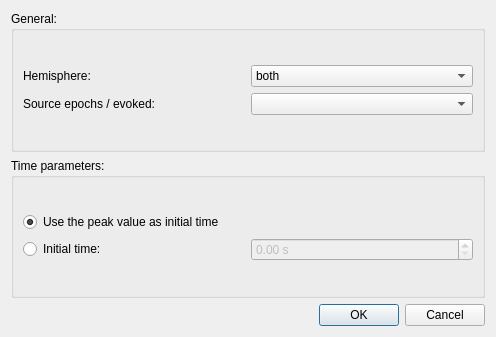
<?xml version="1.0" encoding="UTF-8"?>
<ui version="4.0">
 <class>stcPlotDialog</class>
 <widget class="QDialog" name="stcPlotDialog">
  <property name="geometry">
   <rect>
    <x>0</x>
    <y>0</y>
    <width>496</width>
    <height>337</height>
   </rect>
  </property>
  <property name="windowTitle">
   <string>Plot source estimate</string>
  </property>
  <layout class="QGridLayout" name="gridLayout_7">
   <item row="2" column="0">
    <widget class="QDialogButtonBox" name="buttonBox">
     <property name="orientation">
      <enum>Qt::Horizontal</enum>
     </property>
     <property name="standardButtons">
      <set>QDialogButtonBox::Cancel|QDialogButtonBox::Ok</set>
     </property>
    </widget>
   </item>
   <item row="0" column="0">
    <widget class="QGroupBox" name="groupBoxGeneral">
     <property name="enabled">
      <bool>true</bool>
     </property>
     <property name="title">
      <string>General:</string>
     </property>
     <layout class="QGridLayout" name="gridLayout_6">
      <item row="0" column="0">
       <layout class="QVBoxLayout" name="verticalLayout_2">
        <item>
         <layout class="QHBoxLayout" name="horizontalLayout_4">
          <item>
           <widget class="QLabel" name="labelHemi">
            <property name="text">
             <string>Hemisphere:</string>
            </property>
           </widget>
          </item>
          <item>
           <widget class="QComboBox" name="comboBoxHemi">
            <item>
             <property name="text">
              <string>both</string>
             </property>
            </item>
            <item>
             <property name="text">
              <string>left</string>
             </property>
            </item>
            <item>
             <property name="text">
              <string>right</string>
             </property>
            </item>
           </widget>
          </item>
         </layout>
        </item>
        <item>
         <layout class="QHBoxLayout" name="horizontalLayout">
          <item>
           <widget class="QLabel" name="labelSource">
            <property name="text">
             <string>Source epochs / evoked:</string>
            </property>
           </widget>
          </item>
          <item>
           <widget class="QComboBox" name="comboBoxSource"/>
          </item>
         </layout>
        </item>
       </layout>
      </item>
     </layout>
    </widget>
   </item>
   <item row="1" column="0">
    <widget class="QGroupBox" name="groupBoxTimeParameters">
     <property name="title">
      <string>Time parameters:</string>
     </property>
     <layout class="QGridLayout" name="gridLayout_4">
      <item row="0" column="0">
       <layout class="QVBoxLayout" name="verticalLayout">
        <item>
         <layout class="QHBoxLayout" name="horizontalLayout_3">
          <item>
           <widget class="QRadioButton" name="radioButtonPeak">
            <property name="text">
             <string>Use the peak value as initial time</string>
            </property>
            <property name="checked">
             <bool>true</bool>
            </property>
           </widget>
          </item>
         </layout>
        </item>
        <item>
         <layout class="QHBoxLayout" name="horizontalLayout_2">
          <item>
           <widget class="QRadioButton" name="radioButtonInitialTime">
            <property name="text">
             <string>Initial time:</string>
            </property>
            <property name="checked">
             <bool>false</bool>
            </property>
           </widget>
          </item>
          <item>
           <widget class="QDoubleSpinBox" name="doubleSpinBoxInitialTime">
            <property name="enabled">
             <bool>false</bool>
            </property>
            <property name="suffix">
             <string> s</string>
            </property>
           </widget>
          </item>
         </layout>
        </item>
       </layout>
      </item>
     </layout>
    </widget>
   </item>
  </layout>
 </widget>
 <resources/>
 <connections>
  <connection>
   <sender>buttonBox</sender>
   <signal>accepted()</signal>
   <receiver>stcPlotDialog</receiver>
   <slot>accept()</slot>
   <hints>
    <hint type="sourcelabel">
     <x>486</x>
     <y>821</y>
    </hint>
    <hint type="destinationlabel">
     <x>157</x>
     <y>274</y>
    </hint>
   </hints>
  </connection>
  <connection>
   <sender>buttonBox</sender>
   <signal>rejected()</signal>
   <receiver>stcPlotDialog</receiver>
   <slot>reject()</slot>
   <hints>
    <hint type="sourcelabel">
     <x>486</x>
     <y>821</y>
    </hint>
    <hint type="destinationlabel">
     <x>286</x>
     <y>274</y>
    </hint>
   </hints>
  </connection>
  <connection>
   <sender>radioButtonPeak</sender>
   <signal>toggled(bool)</signal>
   <receiver>doubleSpinBoxInitialTime</receiver>
   <slot>setDisabled(bool)</slot>
   <hints>
    <hint type="sourcelabel">
     <x>247</x>
     <y>200</y>
    </hint>
    <hint type="destinationlabel">
     <x>362</x>
     <y>253</y>
    </hint>
   </hints>
  </connection>
 </connections>
</ui>
